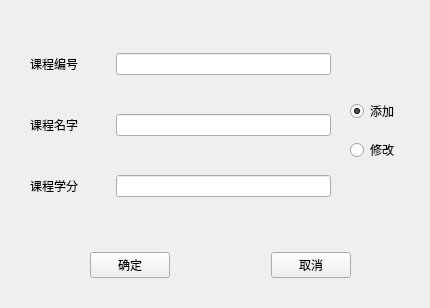
<?xml version="1.0" encoding="UTF-8"?>
<ui version="4.0">
 <class>change_course</class>
 <widget class="QWidget" name="change_course">
  <property name="geometry">
   <rect>
    <x>0</x>
    <y>0</y>
    <width>430</width>
    <height>308</height>
   </rect>
  </property>
  <property name="windowTitle">
   <string>Form</string>
  </property>
  <widget class="QWidget" name="layoutWidget">
   <property name="geometry">
    <rect>
     <x>90</x>
     <y>250</y>
     <width>261</width>
     <height>30</height>
    </rect>
   </property>
   <layout class="QHBoxLayout" name="horizontalLayout_4">
    <item>
     <widget class="QPushButton" name="btnSure">
      <property name="text">
       <string>确定</string>
      </property>
     </widget>
    </item>
    <item>
     <spacer name="horizontalSpacer">
      <property name="orientation">
       <enum>Qt::Horizontal</enum>
      </property>
      <property name="sizeHint" stdset="0">
       <size>
        <width>111</width>
        <height>20</height>
       </size>
      </property>
     </spacer>
    </item>
    <item>
     <widget class="QPushButton" name="btnCancel">
      <property name="text">
       <string>取消</string>
      </property>
     </widget>
    </item>
   </layout>
  </widget>
  <widget class="QWidget" name="layoutWidget">
   <property name="geometry">
    <rect>
     <x>350</x>
     <y>90</y>
     <width>59</width>
     <height>81</height>
    </rect>
   </property>
   <layout class="QVBoxLayout" name="verticalLayout">
    <item>
     <widget class="QRadioButton" name="radioButton_Add">
      <property name="text">
       <string>添加</string>
      </property>
      <property name="checked">
       <bool>true</bool>
      </property>
     </widget>
    </item>
    <item>
     <widget class="QRadioButton" name="radioButton_Change">
      <property name="text">
       <string>修改</string>
      </property>
     </widget>
    </item>
   </layout>
  </widget>
  <widget class="QWidget" name="layoutWidget">
   <property name="geometry">
    <rect>
     <x>30</x>
     <y>20</y>
     <width>301</width>
     <height>211</height>
    </rect>
   </property>
   <layout class="QVBoxLayout" name="verticalLayout_2">
    <item>
     <layout class="QHBoxLayout" name="horizontalLayout">
      <item>
       <widget class="QLabel" name="label">
        <property name="minimumSize">
         <size>
          <width>80</width>
          <height>0</height>
         </size>
        </property>
        <property name="text">
         <string>课程编号</string>
        </property>
       </widget>
      </item>
      <item>
       <widget class="QLineEdit" name="lineEdit_Cno"/>
      </item>
     </layout>
    </item>
    <item>
     <layout class="QHBoxLayout" name="horizontalLayout_2">
      <item>
       <widget class="QLabel" name="label_2">
        <property name="minimumSize">
         <size>
          <width>80</width>
          <height>0</height>
         </size>
        </property>
        <property name="text">
         <string>课程名字</string>
        </property>
       </widget>
      </item>
      <item>
       <widget class="QLineEdit" name="lineEdit_Cname"/>
      </item>
     </layout>
    </item>
    <item>
     <layout class="QHBoxLayout" name="horizontalLayout_3">
      <item>
       <widget class="QLabel" name="label_3">
        <property name="minimumSize">
         <size>
          <width>80</width>
          <height>0</height>
         </size>
        </property>
        <property name="text">
         <string>课程学分</string>
        </property>
       </widget>
      </item>
      <item>
       <widget class="QLineEdit" name="lineEdit_Credit"/>
      </item>
     </layout>
    </item>
   </layout>
  </widget>
 </widget>
 <resources/>
 <connections/>
</ui>
